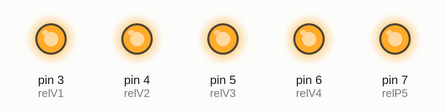
This sketch was run on a simulated Arduino Uno, built with avr-gcc and run on an emulated ATmega328P. Parts: output pins drawn as LEDs (lit = HIGH). What the sketch prints to the serial monitor is not drawn. At 125.0 s the program stops and its outputs stay as they are.

Above: at 0.1 s.
Timing chart, 0 to 1.6 s (numbered marks = the images above):
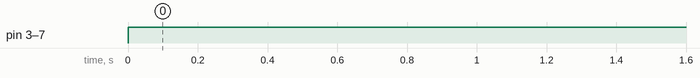

Measured:
- by itself, pin 3 (relV1), pin 4 (relV2), pin 5 (relV3), pin 6 (relV4), pin 7 (relP5): LOW → HIGH at 0.00 s

The sketch:

testing_final.ino
```cpp
int moistSen1 = 0;
int moistSen2 = 0;
int moistSen3 = 0;
int moistSen4 = 0;


int relV1 = 3;          //valve1
int relV2 = 4;          //valve2
int relV3 = 5;          //vslve3
int relV4 = 6;          //valve4
int relP5 = 7;          //pump

void setup() {
  Serial.begin(115200);
  pinMode(3, OUTPUT);
  pinMode(4, OUTPUT);
  pinMode(5, OUTPUT);
  pinMode(6, OUTPUT);
  pinMode(7, OUTPUT);
}

void loop() {

 moistSen1 = analogRead(A1);
 moistSen2 = analogRead(A2);
 moistSen3 = analogRead(A3);
 moistSen4 = analogRead(A4);

 moistSen1 = map(moistSen1,350,1023,0,500);    //makes the moisture sensors read on a range form 0(wet) to 500(dry)
 moistSen2 = map(moistSen2,350,1023,0,500);
 moistSen3 = map(moistSen3,350,1023,0,500);
 moistSen4 = map(moistSen4,350,1023,0,500);

 digitalWrite(relV1,HIGH);
 digitalWrite(relV2,HIGH);
 digitalWrite(relV3,HIGH);
 digitalWrite(relV4,HIGH);
 digitalWrite(relP5,HIGH);

 Serial.println();
 Serial.println("Moisture 1: ");
 Serial.print(moistSen1);
 Serial.println();
 Serial.println("Moisture 2: ");
 Serial.print(moistSen2);
 Serial.println();
 Serial.println("Moisture 3: ");
 Serial.print(moistSen3);
 Serial.println();
 Serial.println("Moisture 4: ");
 Serial.print(moistSen4);

 delay(5000);
while(true){
 if(moistSen1 > 415) {
  digitalWrite(relP5, LOW);
  digitalWrite(relV1, LOW);
  delay(5000);
  digitalWrite(relP5, HIGH);
  digitalWrite(relV1, HIGH);
 }
 else if(moistSen2 > 475) {
  digitalWrite(relP5, LOW);
  digitalWrite(relV2, LOW);
  delay(5000);
  digitalWrite(relP5, HIGH);
  digitalWrite(relV2, HIGH);
 }
 else if(moistSen3 > 425) {
  digitalWrite(relP5, LOW);
  digitalWrite(relV3, LOW);
  delay(5000);
  digitalWrite(relP5, HIGH);
  digitalWrite(relV3, HIGH);
 }
 else if(moistSen4 > 475) {
  digitalWrite(relP5, LOW);
  digitalWrite(relV4, LOW);
  delay(5000);
  digitalWrite(relP5, HIGH);
  digitalWrite(relV4, HIGH);
 }
 delay(60000);
}
}
```
